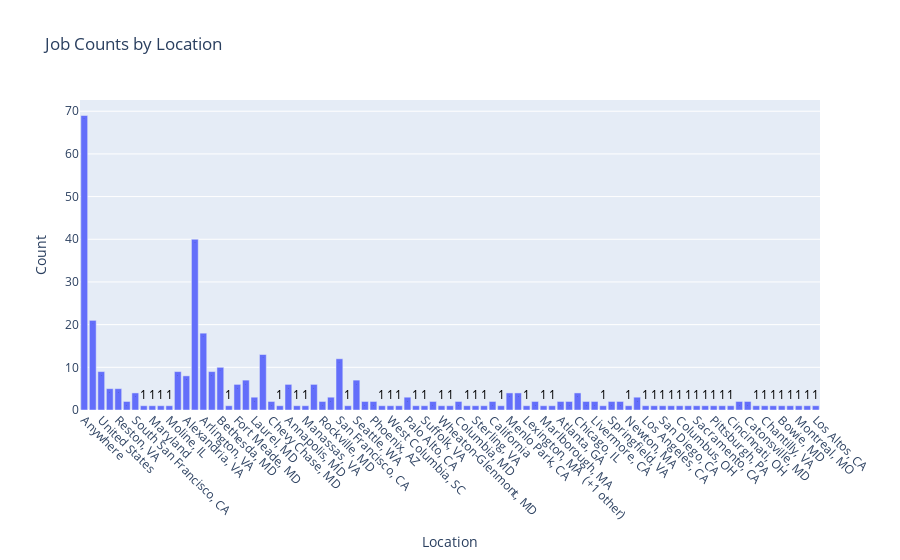

The notebook cell saved with this chart:
### Markdown cell above
The plot shows the proportion of jobs categorized as part-time, full-time, and others. From the plot, we can observe that the majority of job positions fall under the full-time category, indicating that full-time employment is the most common type of job in the dataset. This suggests that employers in this industry typically offer full-time positions to meet their workforce requirements. On the other hand, part-time jobs constitute a smaller portion of the job distribution, indicating that there are fewer part-time opportunities available. The "Others" category represents job positions that do not fit into the part-time or full-time classification. These could include contractual, freelance, or project-based roles. Overall, this plot provides valuable insights into the distribution of job positions based on their employment types, helping us understand the prevailing job market dynamics in terms of work schedules and opportunities.

### Code cell
# create a list of location counts
location_counts = {}
# Iterate over jobs results
for job in combined_data['jobs_results']:
    location = job['location'].strip()
    location_counts[location] = location_counts.get(location, 0) + 1
# Sort the dictionary by value
locations = list(location_counts.keys())
counts = list(location_counts.values())
# Create a bar chart
data = [go.Bar(x=locations, y=counts, text=counts, textposition='auto', textfont=dict(color='black'))]
# Customize the layout
layout = go.Layout(
    title="Job Counts by Location",
    xaxis=dict(title="Location", tickangle=45),
    yaxis=dict(title="Count"),
    showlegend=False,
)
fig = go.Figure(data=data, layout=layout)
# Customize the appearance if desired
pio.show(fig)

### Figure 1 — Plotly figure (JSON) as saved in the notebook; plotly's stock layout.template omitted (floating-point values rounded to 4 significant figures)
{"data": [{"text": ["69", "21", "9", "5", "5", "2", "4", "1", "1", "1", "1", "9", "8", "40", "18", "9", "10", "1", "6", "7", "3", "13", "2", "1", "6", "1", "1", "6", "2", "3", "12", "1", "7", "2", "2", "1", "1", "1", "3", "1", "1", "2", "1", "1", "2", "1", "1", "1", "2", "1", "4", "4", "1", "2", "1", "1", "2", "2", "4", "2", "2", "1", "2", "2", "1", "3", "1", "1", "1", "1", "1", "1", "1", "1", "1", "1", "1", "2", "2", "1", "1", "1", "1", "1", "1", "1", "1"], "textfont": {"color": "black"}, "textposition": "auto", "type": "bar", "x": ["Anywhere", "New York, NY", "United States", "Baltimore, MD", "Reston, VA", "Oak Ridge, TN", "South San Francisco, CA", "Wilmington, DE", "Maryland", "Edison, NJ", "Moline, IL", "Annapolis Junction, MD", "Alexandria, VA", "Washington, DC", "Arlington, VA", "McLean, VA", "Bethesda, MD", "College Park, MD", "Fort Meade, MD", "Silver Spring, MD", "Laurel, MD", "Herndon, VA", "Chevy Chase, MD", "Falls Church, VA", "Annapolis, MD", "United States  (+1 other)", "Manassas, VA", "Fairfax, VA", "Rockville, MD", "Boston, MA", "San Francisco, CA", "Dayton, OH", "Seattle, WA", "California  (+1 other)", "Phoenix, AZ", "Somerville, MA", "West Columbia, SC", "New York", "Palo Alto, CA", "Santa Clara, CA", "Suffolk, VA", "Takoma Park, MD", "Wheaton-Glenmont, MD", "Fort Belvoir, VA", "Columbia, MD", "Vienna, VA", "Sterling, VA", "Bridgeport, WV", "California", "Ruston, LA", "Menlo Park, CA", "Cupertino, CA", "Lexington, MA  (+1 other)", "Kirkland, WA", "Marlborough, MA", "Waltham, MA", "Atlanta, GA", "Dallas, TX", "Chicago, IL", "Honolulu, HI", "Livermore, CA", "Fremont, CA", "Springfield, VA", "Beltsville, MD", "Newton, MA", "San Jose, CA", "Los Angeles, CA", "Covington, KY", "San Diego, CA", "Bethune, SC", "Columbus, OH", "Sunnyvale, CA", "Sacramento, CA", "Madrid, AL", "Pittsburgh, PA", "Culver City, CA", "Cincinnati, OH", "Hanover, MD", "Catonsville, MD", "Ohio  (+1 other)", "Chantilly, VA", "Germantown, MD", "Bowie, MD", "Durham, NC", "Montreal, MO", "Brooklyn, NY", "Los Altos, CA"], "y": [69, 21, 9, 5, 5, 2, 4, 1, 1, 1, 1, 9, 8, 40, 18, 9, 10, 1, 6, 7, 3, 13, 2, 1, 6, 1, 1, 6, 2, 3, 12, 1, 7, 2, 2, 1, 1, 1, 3, 1, 1, 2, 1, 1, 2, 1, 1, 1, 2, 1, 4, 4, 1, 2, 1, 1, 2, 2, 4, 2, 2, 1, 2, 2, 1, 3, 1, 1, 1, 1, 1, 1, 1, 1, 1, 1, 1, 2, 2, 1, 1, 1, 1, 1, 1, 1, 1]}], "layout": {"showlegend": false, "title": {"text": "Job Counts by Location"}, "xaxis": {"tickangle": 45, "title": {"text": "Location"}}, "yaxis": {"title": {"text": "Count"}}}}
